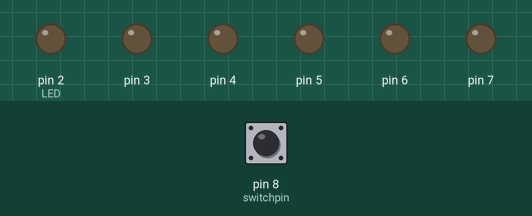
Bench run of a sketch on a simulated Arduino Uno, built with avr-gcc and run on an emulated ATmega328P. Parts: output pins drawn as LEDs (lit = HIGH). Inputs (shaded band) come from the test bench; at power-on: pin 8 (switchpin) LOW.

Above: at 0.1 s.
At 60.1 s:
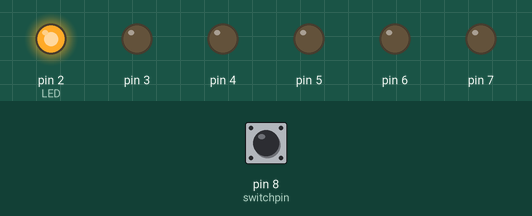
At 120.1 s:
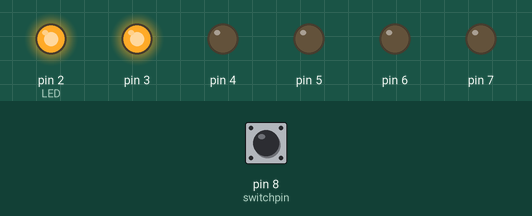
Timing chart, 0 to 121.6 s (numbered marks = the images above):
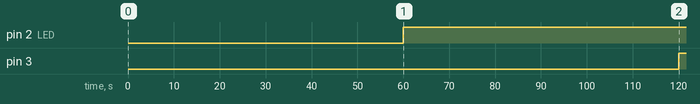

Measured:
- by itself, pin 2 (LED): LOW → HIGH at 60.0 s
- by itself, pin 3: LOW → HIGH at 120 s

The sketch:

DigitaleSanduhr.ino
```cpp
/*
 *Dateiname:DigitaleSanduhr
 *Geschrieben am 18.01.2022
 *Von Benjamin Mehmedovik
 *Aufgabenstellung: Eine Digitale Sanduhr mithilfe Leuchtdioden bauen,
 *die Leuchtdioden leuchten auf in einem Interval von  einer Sekunde
 */

//-------------Globale Variablen--------------

const int switchpin = 8;               // Wir legen einen Pin fest womit wir danach die Sanduhr "Drehen" können
unsigned long AltZeit = 0;             //
int SwitchStatus = 0;
int prevswitchState=0;
int LED = 2;                           //Die erste LED die aufleuchtet
long interval = 60000;                 //Wir legen das Interval fest indem die LED leuchten werden


void setup()
{
  for (int i = 2; i < 8; i++)          //Wir laufen eine Schleife durch,die Schleife geht so lang durch bis der 7te Pin erreicht wurder
  {
    pinMode(i, OUTPUT);                //Wir setzen die Pins als Ausgabe
  }
  pinMode(switchpin, INPUT);           //Der 8 Pin wird als Input benutzt, die Sanduhr dreht sich um

}


void loop()
{
  unsigned long TimeJetzt = millis();  //

  if (TimeJetzt - AltZeit > interval)
  {
    AltZeit = TimeJetzt;
    digitalWrite(LED, HIGH);
    LED++;
    if (LED == 7) {}
  }
  SwitchStatus = digitalRead(switchpin);

    if (SwitchStatus != prevswitchState)
  {
    for (int i = 2; i < 8; i++)
    {
      digitalWrite(i, LOW);
    }
    LED = 2;
    AltZeit = TimeJetzt;
  }
   prevswitchState = SwitchStatus;
}
```
